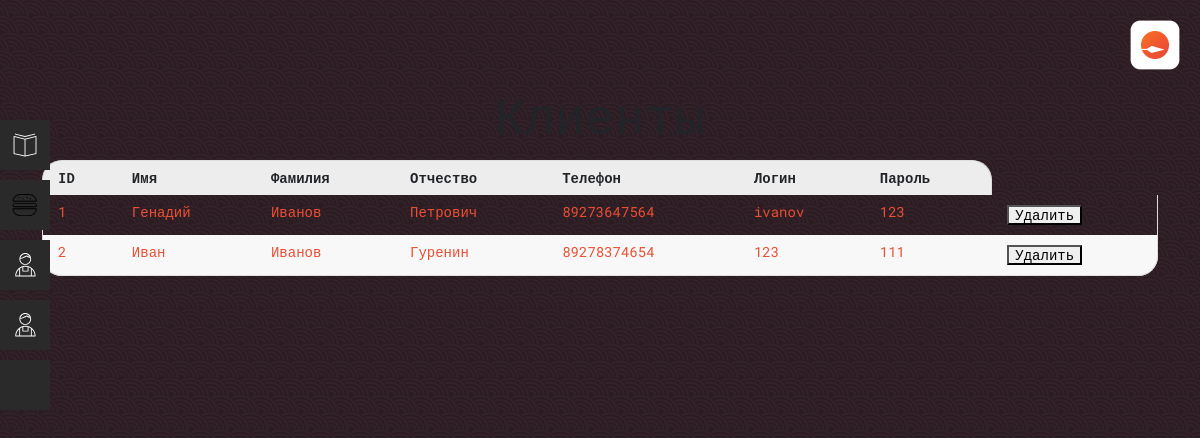
/admin/edit_clients.php (signed in), run on the app's committed database.
### tables this page shows
CREATE TABLE `clients` (
  `id_client` int NOT NULL,
  `id_role` int NOT NULL,
  `phone` varchar(150) NOT NULL,
  `surname` varchar(150) NOT NULL,
  `name` varchar(150) NOT NULL,
  `patronymic` varchar(150) NOT NULL,
  `city` varchar(150) NOT NULL,
  `street` varchar(150) NOT NULL,
  `house` varchar(150) NOT NULL,
  `entrance` varchar(150) NOT NULL,
  `apartment` varchar(150) NOT NULL,
  `login` varchar(150) NOT NULL,
  `password` varchar(150) NOT NULL
);

### admin/edit_clients.php (the view, shortened to what this page needs)
<div class="menu_adm">
    <?php
        include("header.php");
        include("../connect.php");
        $user_query = "select * from clients inner join role where clients.id_role = role.id_role";
        $user_result = mysqli_query($con, $user_query);
    ?>
    <div class="container">
        <h1>Клиенты</h1>
        <div style="display: flex; justify-content: space-evenly;">
        <table class="table">
            <thead>
           <tr>
               <th>ID</th>
               <th>Имя</th>
               <th>Фамилия</th>
               <th>Отчество</th>
               <th>Телефон</th>
               <th>Логин</th>
               <th>Пароль</th>
           </tr>
           </thead>
           <tbody>
           <?php while($user = mysqli_fetch_array($user_result)){
                ?>
           <tr>
               <td><?=$user['id_client'];?></td>
               <td><?=$user['name'];?></td>
               <td><?=$user['surname'];?></td>
               <td><?=$user['patronymic'];?></td>
               <td><?=$user['phone'];?></td>
               <td><?=$user['login'];?></td>
               <td><?=$user['password'];?></td>
               <td><a href="?del=<?=$user['id_client'];?>"><button>Удалить</button></a></td>
           </tr>
            <?php
            }
            ?>
             </tbody>
        </table>
        </div>
    </div>
</div>

### style.css (style rules this page uses)
html, body, div, span, applet, object, iframe, h1, h2, h3, h4, h5, h6, p, blockquote, pre, a, abbr, acronym, address, big, cite, code, del, dfn, em, img, ins, kbd, q, s, samp, small, strike, strong, sub, sup, tt, var, b, u, i, center, dl, dt, dd, ol, ul, li, fieldset, form, label, legend, table, caption, tbody, tfoot, thead, tr, th, td, article, aside, canvas, details, embed, figure, figcaption, footer, header, hgroup, menu, nav, output, ruby, section, summary, time, mark, audio, video { margin: 0; padding: 0; border: 0; font-size: 100%; font: inherit; vertical-align: baseline; }
html { height: 100%; }
body { height: 100%; line-height: 1; font-family: 'Roboto Mono', monospace; background: url('/img/BG.png'); }
table { border-collapse: collapse; border-spacing: 0; }
h1 { font-size: 50px; text-align: center; }
.menu_adm { background-size: cover; background-attachment: fixed; min-height: 100%; }
td { color: #ec4f33; }
.table { margin-top: 20px; width: 100%; border: none; margin-bottom: 20px; border-collapse: separate; }
.table thead th { font-weight: bold; text-align: left; border: none; padding: 10px 15px; background: #EDEDED; font-size: 14px; border-top: 1px solid #ddd; }
.table tr th:first-child, .table tr td:first-child { border-left: 1px solid #ddd; }
.table tr th:last-child, .table tr td:last-child { border-right: 1px solid #ddd; }
.table thead tr th:first-child { border-radius: 20px 0 0 0; }
.table thead tr th:last-child { border-radius: 0 20px 0 0; }
.table tbody td { text-align: left; border: none; padding: 10px 15px; font-size: 14px; vertical-align: top; }
.table tbody tr:nth-child(even) { background: #F8F8F8; }
.table tbody tr:last-child td { border-bottom: 1px solid #ddd; }
.table tbody tr:last-child td:first-child { border-radius: 0 0 0 20px; }
.table tbody tr:last-child td:last-child { border-radius: 0 0 20px 0; }

### data on the page
clients: id_client "1", name "Генадий", surname "Иванов", patronymic "Петрович", phone "89273647564", login "ivanov", password "123"
clients: id_client "2", name "Иван", surname "Иванов", patronymic "Гуренин", phone "89278374654", login "123", password "111"
